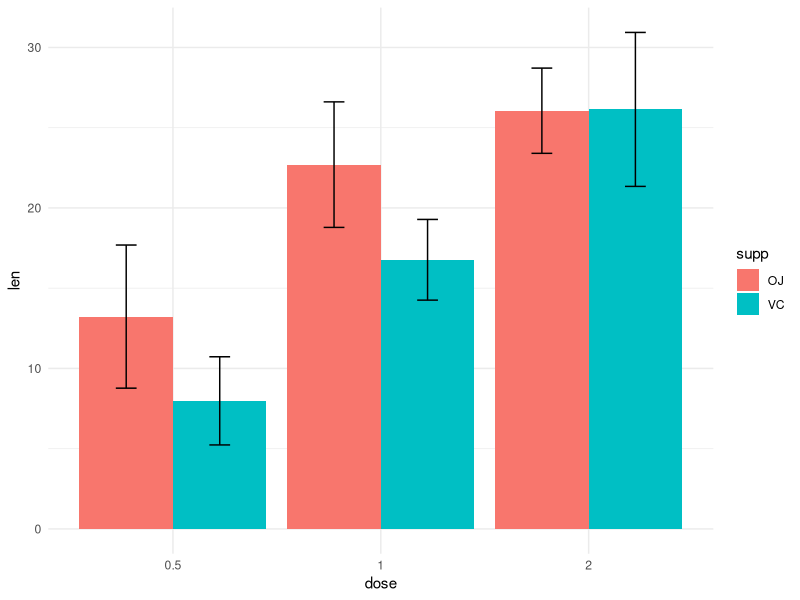

R code for this plot:
# Importing the dataset
tooth_data = ToothGrowth

# Creating a function for summarizing the data 
# based on the grouping variables

data_summary = function(data, varname, groupnames){
  require(plyr)
  
  summary_func = function(x, col){
    c(mean = mean(x[[col]], na.rm = TRUE), sd = sd(x[[col]], na.rm = TRUE))
  }
  
  all_summary = ddply(data, groupnames, .fun = summary_func, varname)
  data_sum = rename(all_summary, c("mean" = varname))
  return(data_sum)
}

d_summary = data_summary(tooth_data, varname = "len", groupnames = c("supp", "dose"))

# Converting 'dose' to a factor variable
d_summary$dose = as.factor(d_summary$dose)
class(d_summary$dose)

# Standard deviation of the mean as error bar with explanation
library(ggplot2)
ggplot(d_summary, aes(x = dose, y = len, fill = supp))+
  geom_bar(stat = "identity", position = position_dodge())+
  geom_errorbar(aes(ymin = len - sd, ymax = len + sd), width = 0.2, position = position_dodge(.9))+
  theme_minimal()
